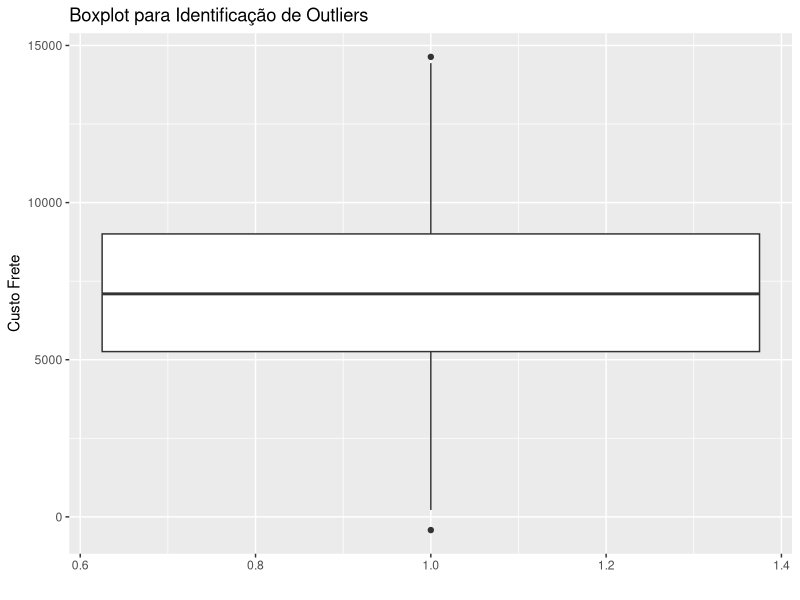
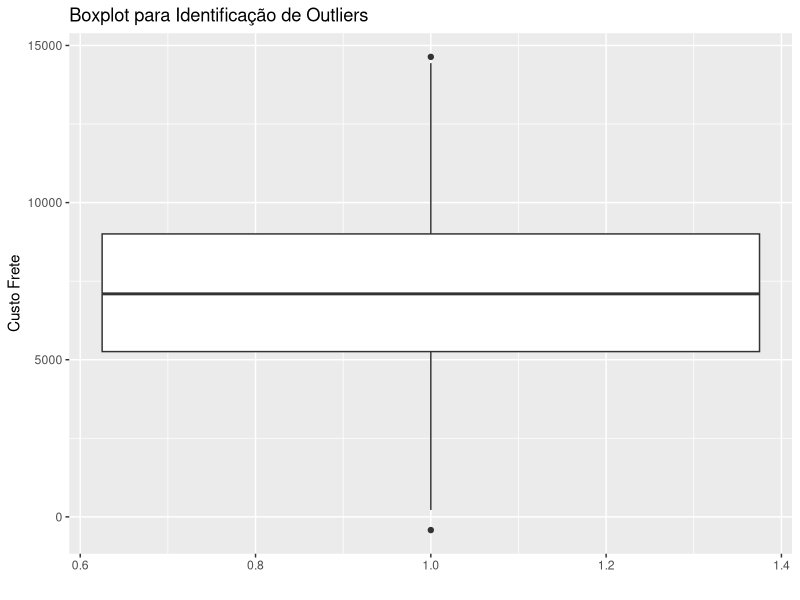
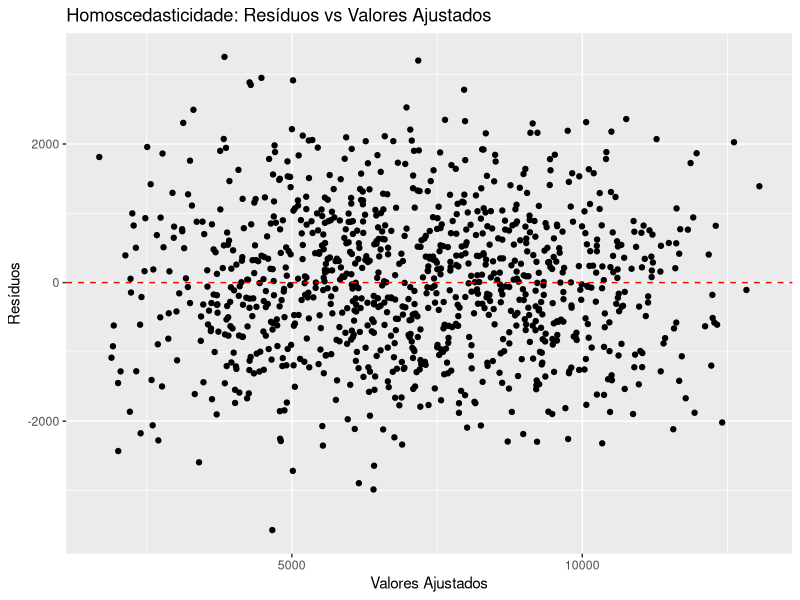
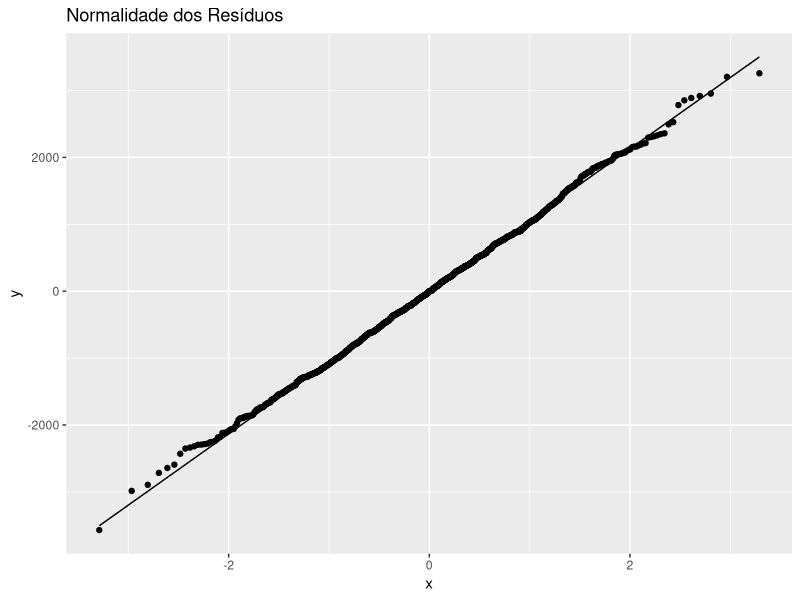

Recreate these plots in R, in order.
## ---- chunk 1

library(dplyr)
library(tidyr)
library(carData)
library(car)
library(ggplot2)
library(corrplot)

## ---- chunk 2

relatorio1 <- read.csv("relatorio1.csv")
relatorio2 <- read.csv("relatorio2.csv")

dadoscombinados <- merge(relatorio1, relatorio2, by = "id")

# Visualizar cabeçalho para conferir se a extração foi correta:
head(relatorio1)
head(relatorio2)
head(dadoscombinados)


## ---- chunk 3

sum(is.na(dadoscombinados))

dados_trata_NA <- dadoscombinados %>% drop_na()


## ---- chunk 4

ggplot(dados_trata_NA, aes(x = 1, y = custo_frete)) +
    geom_boxplot() +
    labs(title = "Boxplot para Identificação de Outliers",
         x = "",
         y = "Custo Frete")
## ---- chunk 5
dados_trata_OUT <- dados_trata_NA %>%
  filter(abs(scale(custo_frete)) <= 3, 
         abs(scale(distancia_km)) <= 3, 
         abs(scale(peso_carga_kg)) <= 3, 
         abs(scale(consumo_combustivel_kml)) <= 3, 
         abs(scale(temperatura_ambiente)) <= 3, 
         abs(scale(hora_envio)) <= 3)

dados_trata_final <- dados_trata_OUT %>%
  mutate(across(c(custo_frete, distancia_km, peso_carga_kg, consumo_combustivel_kml, temperatura_ambiente, hora_envio), 
                ~ scale(.) %>% as.vector(), 
                .names = "Z_{col}"))

ggplot(dados_trata_final, aes(x = 1, y = custo_frete)) +
    geom_boxplot() +
    labs(title = "Boxplot para Identificação de Outliers",
         x = "",
         y = "Custo Frete")
## ---- chunk 6


modelo <- lm(custo_frete ~ distancia_km + peso_carga_kg +  + consumo_combustivel_kml + temperatura_ambiente + hora_envio, data = dados_trata_final)
summary(modelo)
durbinWatsonTest(modelo)

## ---- chunk 7
ggplot(data.frame(residuals = residuals(modelo), fitted = fitted(modelo)),
         aes(x = fitted, y = residuals)) +
    geom_point() +
    geom_hline(yintercept = 0, color = "red", linetype = "dashed") +
    labs(title = "Homoscedasticidade: Resíduos vs Valores Ajustados",
         x = "Valores Ajustados",
         y = "Resíduos")
## ---- chunk 8
ggplot(data.frame(residuals = residuals(modelo)), aes(sample = residuals)) +
    stat_qq() +
    stat_qq_line() +
    labs(title = "Normalidade dos Resíduos")

## ---- chunk 9
vif(modelo)
## ---- chunk 10
summary(dados_trata_OUT[ ,2:7])
